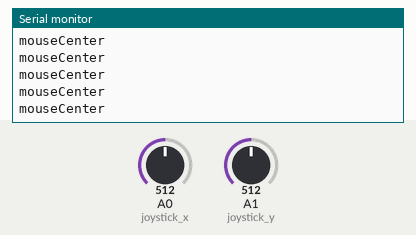
Simulated run of this sketch. Board: Arduino Uno, built with avr-gcc and run on an emulated ATmega328P. Shown: the last lines printed to the serial monitor. The test bench sets the inputs (shaded band); at power-on: A0 (joystick_x) = 512, A1 (joystick_y) = 512.

Above: at 1.2 s.
1.3 s: A0 (joystick_x) set to 530
At 1.44 s:
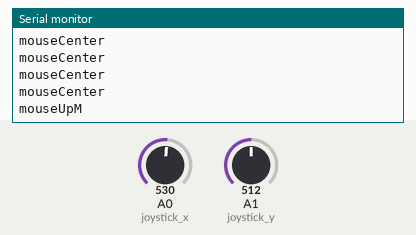
3.2 s: A1 (joystick_y) set to 530
At 3.35 s:
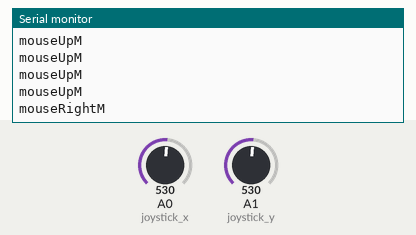
5.1 s: A0 (joystick_x) set to 475
At 6.63 s:
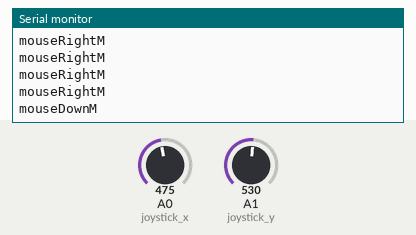
8.1 s: A1 (joystick_y) set to 475
At 8.35 s:
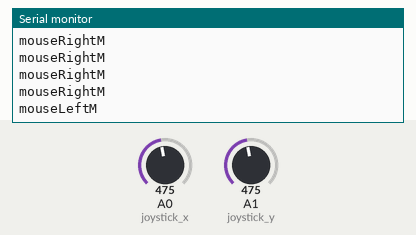
10.1 s: A0 (joystick_x) set to 240
At 11.63 s:
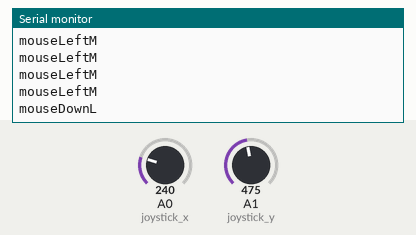
12.9 s: A1 (joystick_y) set to 240
At 13.54 s:
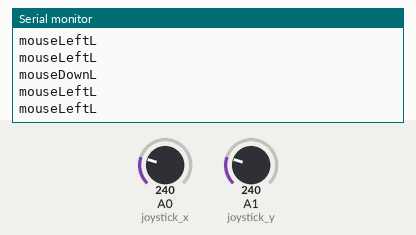

The sketch:

joystickfor_simpleplanes.ino
```cpp
#include <Wire.h>

int joystick_x = A0;
int joystick_y = A1;

long lastBtn = millis();
long thresh = 100;
String msg = "";
void setup()
{
  Serial.begin(9600);

  pinMode(joystick_x, INPUT);
  pinMode(joystick_y, INPUT);
}

void loop()
{
  int jyx = analogRead(joystick_x);
  int jyy = analogRead(joystick_y);

    //mouse center
    if (jyx > 485 && jyx <520 && jyy > 485 && jyy <520)
        {
          if (millis() - lastBtn > thresh)
          {
            Serial.println("mouseCenter");
            lastBtn = millis();
            delay(50);
            }
        }
        else
        {
          mouseX();
          mouseY();
        }
        delay(50);
}

void mouseX()
{
  int jyx = analogRead(joystick_x);
  int jyy = analogRead(joystick_y);
// mouse right M
    if (jyy > 520 && jyy < 750)
      {
        if (millis() - lastBtn > thresh)
          {
            Serial.println("mouseRightM");
            lastBtn = millis();
            delay(50);
          }
      }
// mouse right L
      if (jyy > 750 && jyy < 1023)
      {
        if (millis() - lastBtn > thresh)
          {
            Serial.println("mouseRightL");
            lastBtn = millis();
            delay(50);
          }
      }
// mouse left M
      if (jyy > 250 && jyy  < 485)
      {
        if (millis() - lastBtn > thresh)
          {
            Serial.println("mouseLeftM");
            lastBtn = millis();
            delay(50);
          }
      }
// mouse left L
      if (jyy > 0 && jyy < 250)
      {
        if (millis() - lastBtn > thresh)
          {
            Serial.println("mouseLeftL");
            lastBtn = millis();
            delay(50);
          }
      }
}

void mouseY()
{
  int jyx = analogRead(joystick_x);
  int jyy = analogRead(joystick_y);
// mouse down M
    if (jyx > 250 && jyx < 485)
      {
        if (millis() - lastBtn > thresh)
          {
            Serial.println("mouseDownM");
            lastBtn = millis();
            delay(50);
          }
      }
// mouse down L
      if (jyx > 0 && jyx < 250)
      {
        if (millis() - lastBtn > thresh)
          {
            Serial.println("mouseDownL");
            lastBtn = millis();
            delay(50);
          }
      }
// mouse up M
      if (jyx > 520 && jyx < 750)
      {
        if (millis() - lastBtn > thresh)
          {
            Serial.println("mouseUpM");
            lastBtn = millis();
            delay(50);
          }
      }
// mouse up L
      if (jyx > 750 && jyx < 1023)
      {
        if (millis() - lastBtn > thresh)
          {
            Serial.println("mouseUpL");
            lastBtn = millis();
            delay(50);
          }
      }
}
```

Measured:
- after the input at 1.3 s, the serial monitor: prints a new line at once (image 1)
- after the input at 3.2 s, the serial monitor: prints a new line at once (image 2)
- after the input at 5.1 s, the serial monitor: prints a new line after 1.4 s (image 3)
- after the input at 8.1 s, the serial monitor: prints a new line after 0.12 s (image 4)
- after the input at 10.1 s, the serial monitor: prints a new line after 1.4 s (image 5)
- after the input at 12.9 s, the serial monitor: prints a new line after 0.06 s (image 6)
